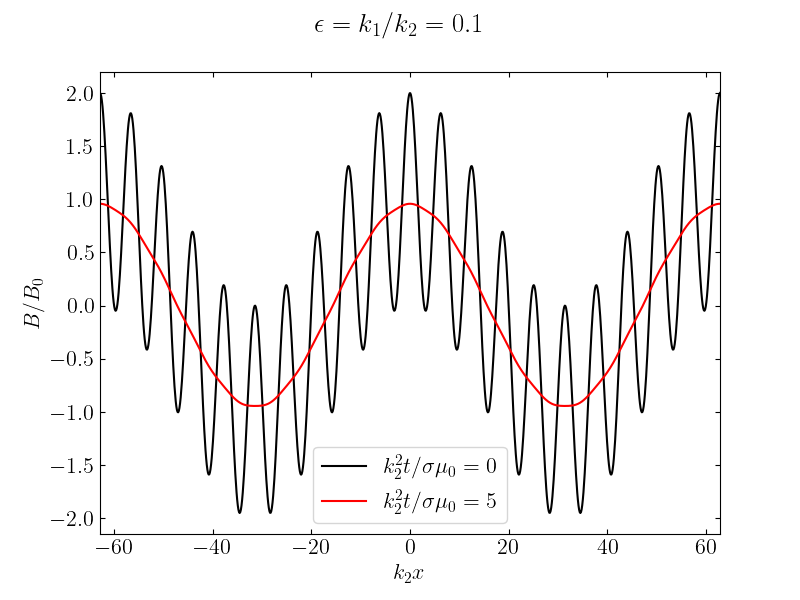

The Python source for this figure:
import matplotlib.pyplot as plt
import ptrace as pt
import numpy as np


eps = 0.1
x = 2 / eps * np.linspace(-np.pi, np.pi, 1000)


def B_low_k(t):
    return np.exp(-eps ** 2 * t) * np.cos(eps * x)


def B_high_k(t):
    return np.exp(-t) * np.cos(x)


def B(t):
    return B_low_k(t) + B_high_k(t)


pt.mpl(tex=True)
fig, ax = plt.subplots(1, 1, figsize=(8, 6))
fig.suptitle("$\epsilon=k_1/k_2=0.1$")
ax.plot(x, B(0), "-k", label=r"$k_2^2t/\sigma\mu_0=0$")
ax.plot(x, B(5), "-r", label=r"$k_2^2t/\sigma\mu_0=5$")

ax.set_xlabel("$k_2x$")
ax.set_ylabel("$B/B_0$")
ax.tick_params(**pt.params)
ax.legend()
ax.set_xlim(x.min(), x.max())

fig.savefig("p5.png")

